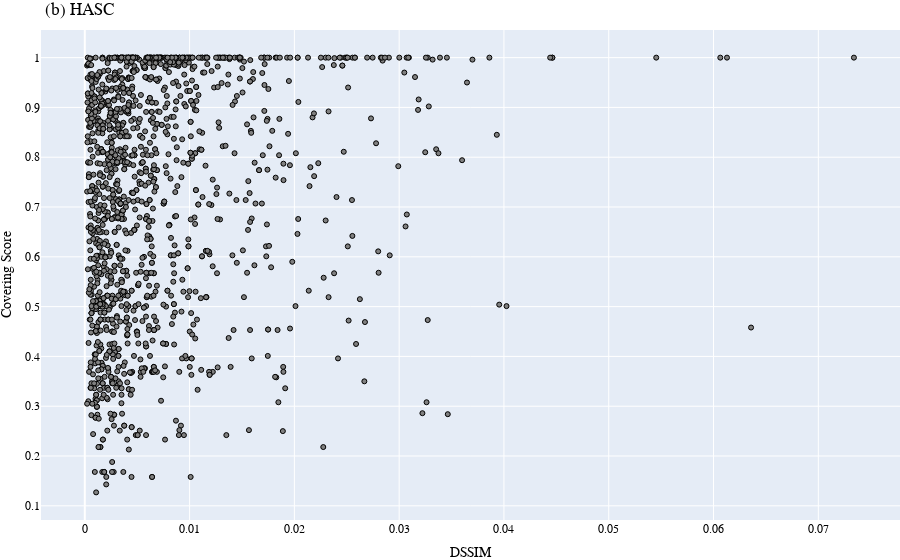

This figure's notebook cell:
### Code cell
plot_simMeasure_score(ds_performances_hasc_df,'DSSIM','DSSIM','(b) HASC', 'results/figures/downsampling_performance_DSSIM_hasc.svg')

### Figure 1 — Plotly figure (JSON) as saved in the notebook; plotly's stock layout.template omitted (floating-point values rounded to 4 significant figures; data arrays with more than 128 entries replaced by an {"elided": "..."} marker saying what was removed)
{"data": [{"marker": {"color": "grey", "line": {"color": "black", "width": 1}, "size": 5}, "mode": "markers", "type": "scatter", "x": {"elided": "1500 float values"}, "y": {"elided": "1500 float values"}}], "layout": {"autosize": true, "font": {"color": "black", "family": "Arial", "size": 12}, "margin": {"b": 0, "l": 0, "r": 0, "t": 30}, "title": {"text": "(b) HASC"}, "xaxis": {"autorange": true, "range": [-0.004115, 0.07773], "title": {"text": "DSSIM"}, "type": "linear"}, "yaxis": {"autorange": true, "range": [0.06804, 1.059], "title": {"text": "Covering Score"}, "type": "linear"}}}
